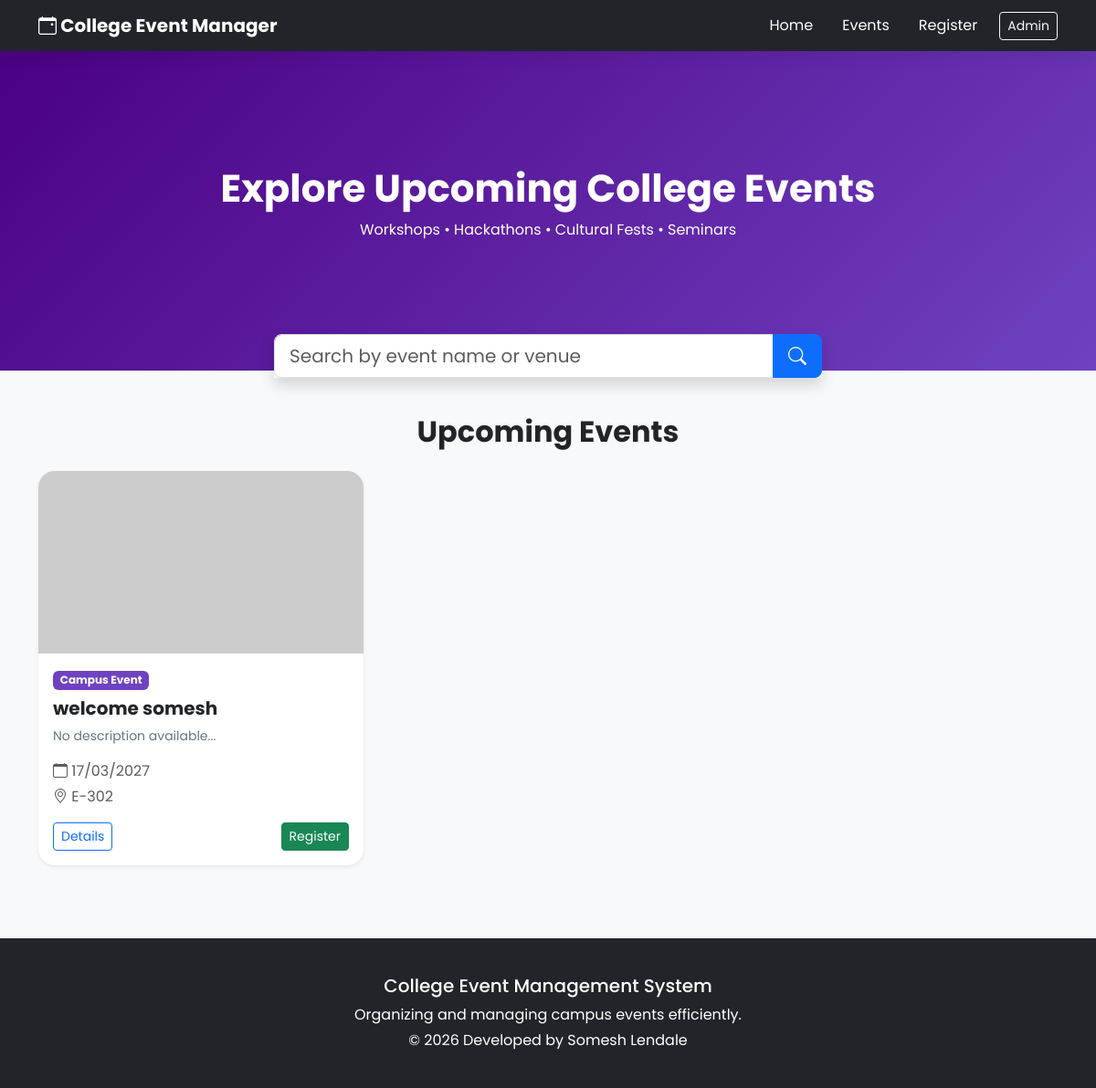
Before: /events with the older database file.
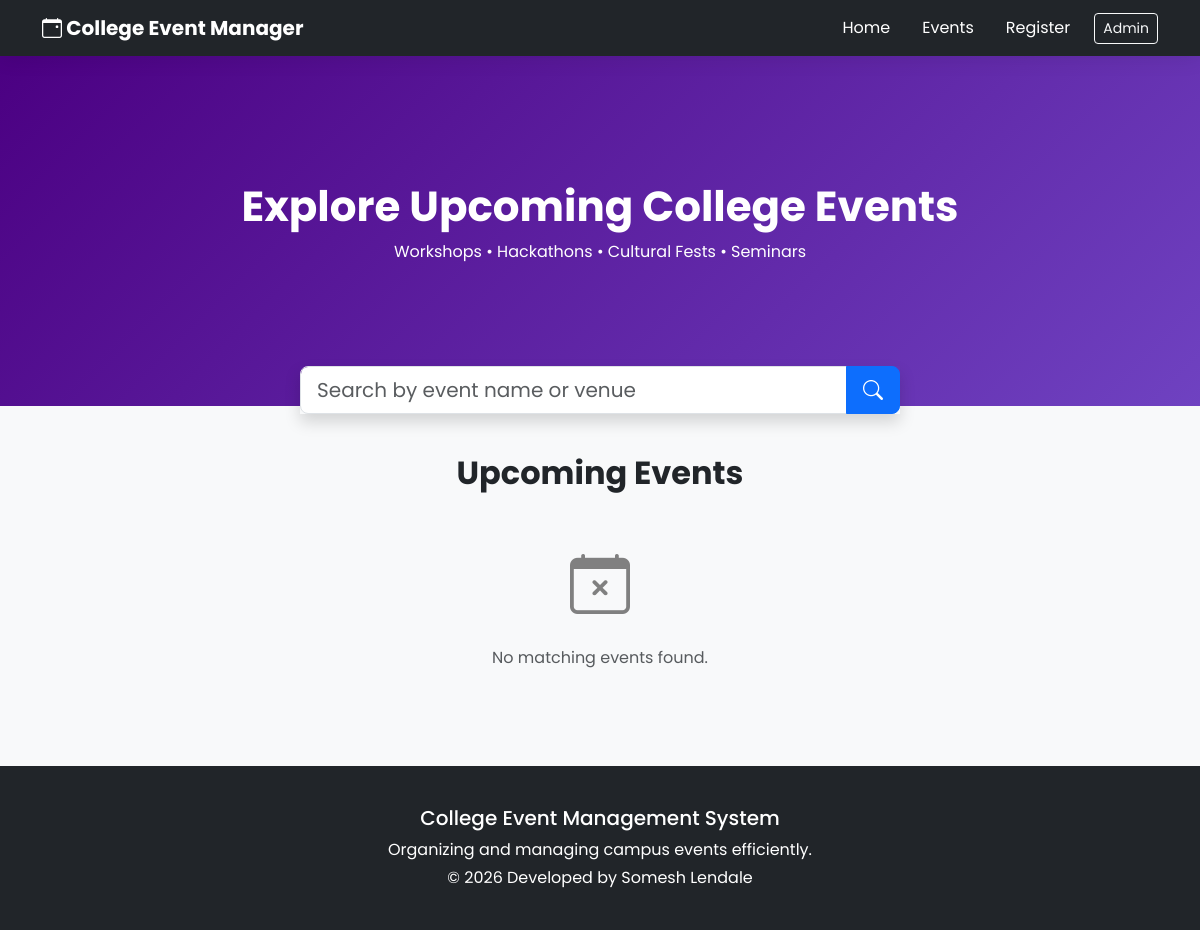
After: the same page with the newer database file.
### tables this page shows
CREATE TABLE events (
        id INTEGER PRIMARY KEY AUTOINCREMENT,
        name TEXT,
        date TEXT,
        venue TEXT,
        description TEXT,
        image TEXT
    );

### app.py (the view)
@app.route("/events")
def events():
    conn = get_db_connection()
    cursor = conn.cursor()
    cursor.execute("SELECT * FROM events")
    events = cursor.fetchall()
    conn.close()
    return render_template("events.html", events=events)

### app.py (called while the page is built)
def get_db_connection():
    db_path = os.path.join(app.root_path, "database.db")
    conn = sqlite3.connect(db_path)
    conn.row_factory = sqlite3.Row
    return conn

### templates/events.html (shortened to what this page needs)
<!DOCTYPE html>
<html>
<head>
<link href="https://cdn.jsdelivr.net/npm/bootstrap@5.3.0/dist/css/bootstrap.min.css" rel="stylesheet">
<link href="https://cdn.jsdelivr.net/npm/bootstrap-icons@1.10.5/font/bootstrap-icons.css" rel="stylesheet">
</head>
<body>
<nav class="navbar navbar-expand-lg navbar-dark bg-dark sticky-top">
<div class="container">
<a class="navbar-brand fw-bold" href="/">
<i class="bi bi-calendar-event"></i> College Event Manager
</a>
<div class="collapse navbar-collapse justify-content-end" id="navMenu">
<ul class="navbar-nav align-items-center">
<li class="nav-item me-3">
<a class="nav-link text-white" href="/">Home</a>
</li>
<li class="nav-item me-3">
<a class="nav-link text-white" href="/events">Events</a>
</li>
<li class="nav-item me-3">
<a class="nav-link text-white" href="/register">Register</a>
</li>
<li class="nav-item">
<a href="/admin" class="btn btn-outline-light btn-sm">Admin</a>
</li>
</ul>
</div>
</div>
</nav>
<div class="hero">
<h1>Explore Upcoming College Events</h1>
<p>Workshops • Hackathons • Cultural Fests • Seminars</p>
</div>
<div class="search-box">
<form method="GET" action="/events">
<div class="input-group input-group-lg shadow">
<input type="text" name="search" class="form-control" placeholder="Search by event name or venue" value="{{ request.args.get('search','') }}">
<button class="btn btn-primary" type="submit">
<i class="bi bi-search"></i>
</button>
</div>
</form>
</div>
<div class="container" id="events">
<h2 class="text-center mb-4 fw-bold">Upcoming Events</h2>
<div class="row g-4">
{% for event in events %}
<div class="col-md-4">
<div class="card event-card shadow-sm">
<img src="{{ url_for('static', filename='uploads/' + event[5]) if event[5] else 'https://via.placeholder.com/600x400?text=Event+Poster' }}" class="card-img-top">
<div class="card-body">
<span class="badge badge-category mb-2">Campus Event</span>
<h5 class="fw-bold">{{event[1]}}</h5>
<p class="text-secondary small">
{{ event[4][:80] if event[4] else "No description available" }}...
</p>
<p class="text-muted mb-1">
<i class="bi bi-calendar"></i> {{event[2]}}
</p>
<p class="text-muted mb-2">
<i class="bi bi-geo-alt"></i> {{event[3]}}
</p>
<div class="d-flex justify-content-between mt-3">
<a href="/event/{{event[0]}}" class="btn btn-outline-primary btn-sm">Details</a>
<a href="/register" class="btn btn-success btn-sm">Register</a>
</div>
</div>
</div>
</div>
{% endfor %}
{% if not events %}
<div class="text-center mt-5">
<i class="bi bi-calendar-x" style="font-size: 60px; color: gray;"></i>
<p class="mt-3 text-muted">No matching events found.</p>
</div>
{% endif %}
</div>
</div>
<div class="footer text-center">
<div class="container">
<h5>College Event Management System</h5>
<p class="mb-1">Organizing and managing campus events efficiently.</p>
<p class="mb-0">© 2026 Developed by Somesh Lendale</p>
</div>
</div>
</body>
</html>

### templates/events.html (style rules this page uses)
body { background: #f8f9fa; font-family: 'Poppins', sans-serif; }
.navbar { box-shadow: 0 4px 20px rgba(0,0,0,0.08); }
.hero { height: 350px; background: linear-gradient(135deg, #4b0082, #6f42c1); color: white; display: flex; align-items: center; justify-content: center; text-align: center; flex-direction: column; }
.hero h1 { font-size: 42px; font-weight: 700; }
.search-box { max-width: 600px; margin: -40px auto 40px auto; }
.footer { background: #212529; color: white; padding: 40px 0; margin-top: 80px; }

Changed rows visible on the page:
removed events: name "welcome somesh", event "No description available", date "17/03/2027", venue "E-302"
Other visible differences:
text now shown: "No matching events found."
